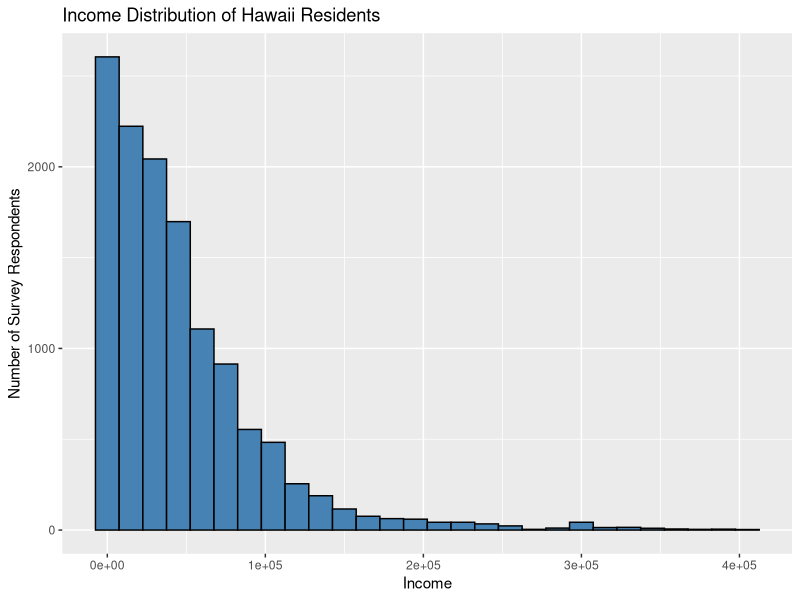
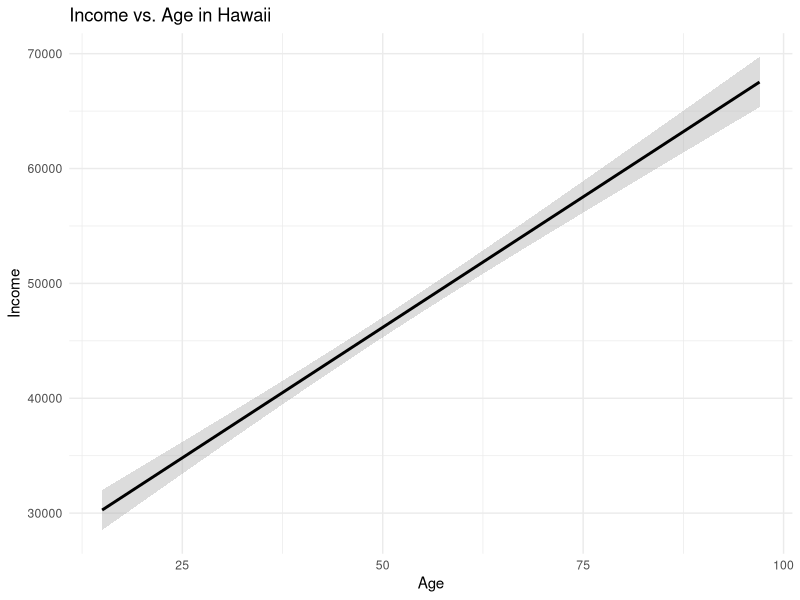
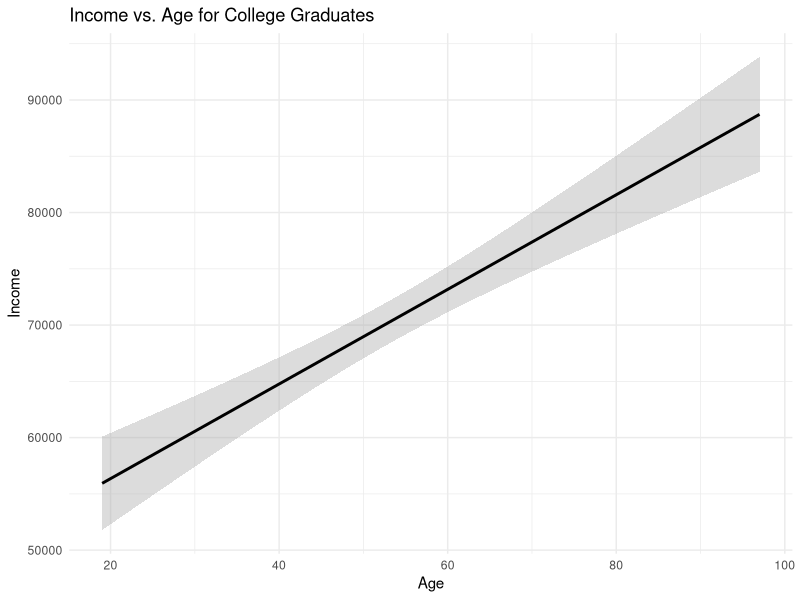
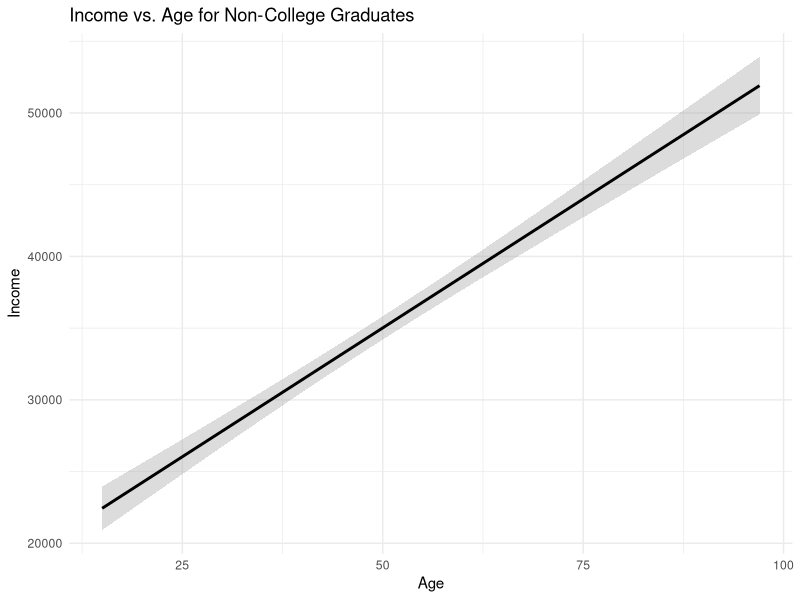

These charts were generated, in order, by the following R code:
## ---- chunk 1
# Load necessary libraries
library(tidyverse)
library(ggplot2)

#set working directory; checker for dependent directory
if (Sys.info()['sysname'] == "Windows") {
  setwd("C:/Users/Michael/Desktop/Spring 2025/3 - Econ 256/R Studio Files/Econ256/exercise3")
} else if (Sys.info()['sysname'] == "Linux") {
  setwd("~/Desktop/R Files/Data Vis/exercise3")
} else if (Sys.info()['sysname'] == "Darwin") {
  setwd("~/Desktop/Spring 2025/3 - Econ 256/R Studio Files/exercise1")}
#Last line above is for macOS
# Load the dataset
mydata <- read_csv("acs_HI_2022.csv")

# Subgroups
grads <- mydata %>% filter(COLLEGE == 1)      # College graduates
young <- mydata %>% filter(AGE < 30)         # People under 30
younggrads <- mydata %>% filter(COLLEGE == 1 & AGE < 30)  # College graduates under 30
nongrads <- mydata %>% filter(COLLEGE == 0)  # Non-college graduates
## ---- chunk 2
# Histogram of Income Distribution
ggplot(mydata, aes(x = INCOME)) +
  geom_histogram(color = "black", binwidth = 15000, fill = "steelblue") +
  ggtitle("Income Distribution of Hawaii Residents") +
  xlab("Income") +
  ylab("Number of Survey Respondents")
## ---- chunk 3
# Overall Income vs Age
ggplot(mydata, aes(x = AGE, y = INCOME)) +
  geom_smooth(color = "black", fill = "darkgrey", method = "lm") +
  theme_minimal() +
  ggtitle("Income vs. Age in Hawaii") +
  xlab("Age") +
  ylab("Income")
## ---- chunk 4
# Income by Age for College Graduates
ggplot(grads, aes(x = AGE, y = INCOME)) +
  geom_smooth(color = "black", fill = "darkgrey", method = "lm") +
  theme_minimal() +
  ggtitle("Income vs. Age for College Graduates") +
  xlab("Age") +
  ylab("Income")
## ---- chunk 5
# Income by Age for Non-College Graduates
ggplot(nongrads, aes(x = AGE, y = INCOME)) +
  geom_smooth(color = "black", fill = "darkgrey", method = "lm") +
  theme_minimal() +
  ggtitle("Income vs. Age for Non-College Graduates") +
  xlab("Age") +
  ylab("Income")
